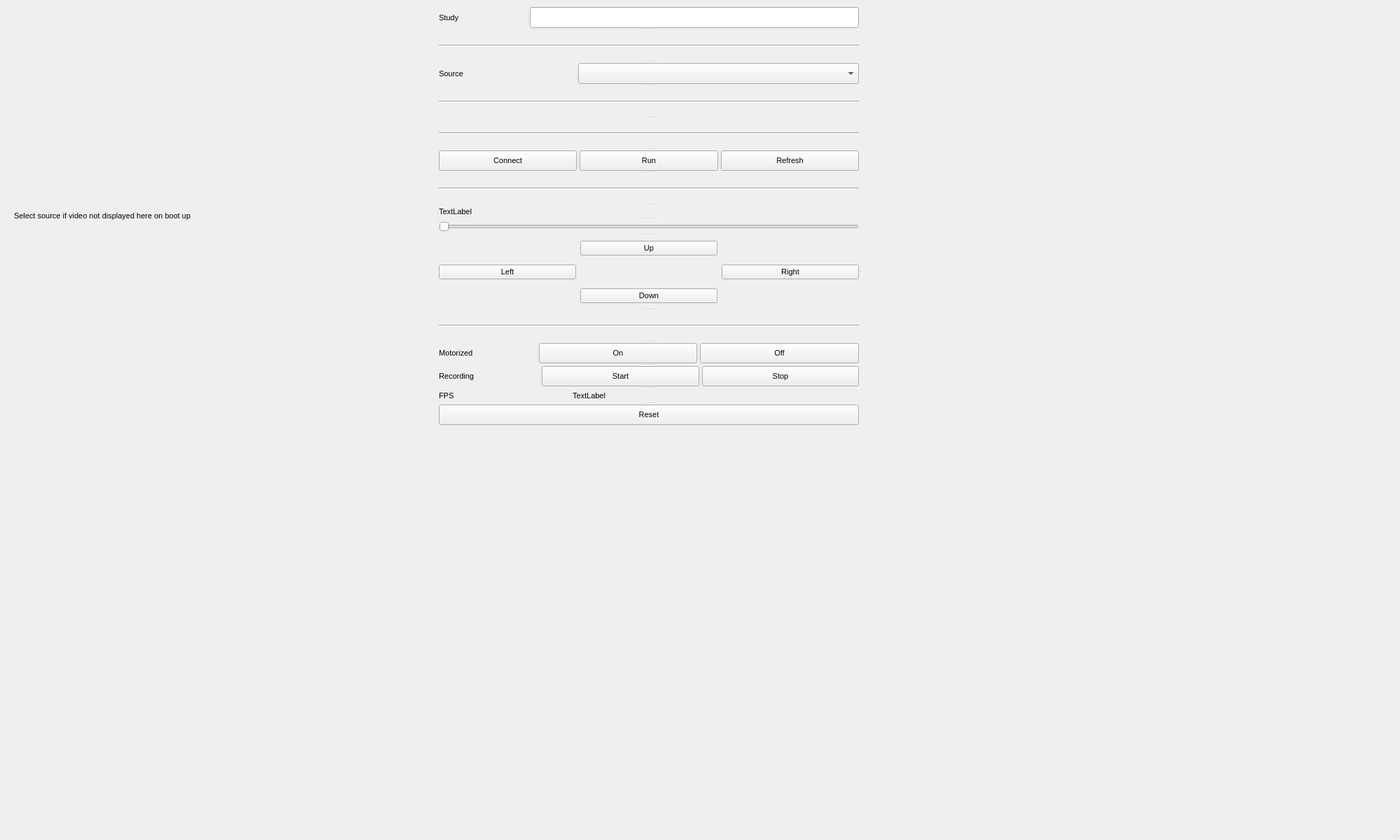
<?xml version="1.0" encoding="UTF-8"?>
<ui version="4.0">
 <class>TrackerUI</class>
 <widget class="QMainWindow" name="TrackerUI">
  <property name="geometry">
   <rect>
    <x>0</x>
    <y>0</y>
    <width>2000</width>
    <height>1200</height>
   </rect>
  </property>
  <property name="minimumSize">
   <size>
    <width>1400</width>
    <height>1200</height>
   </size>
  </property>
  <property name="font">
   <font>
    <pointsize>11</pointsize>
    <weight>50</weight>
    <bold>false</bold>
   </font>
  </property>
  <property name="windowTitle">
   <string>NemPy Tracker</string>
  </property>
  <widget class="QWidget" name="centralwidget">
   <widget class="QSplitter" name="splitter_3">
    <property name="enabled">
     <bool>true</bool>
    </property>
    <property name="geometry">
     <rect>
      <x>20</x>
      <y>10</y>
      <width>1207</width>
      <height>597</height>
     </rect>
    </property>
    <property name="orientation">
     <enum>Qt::Horizontal</enum>
    </property>
    <widget class="QLabel" name="videoFrame">
     <property name="maximumSize">
      <size>
       <width>1280</width>
       <height>1280</height>
      </size>
     </property>
     <property name="font">
      <font>
       <pointsize>8</pointsize>
      </font>
     </property>
     <property name="text">
      <string>Select source if video not displayed here on boot up</string>
     </property>
    </widget>
    <widget class="QSplitter" name="splitter_12">
     <property name="font">
      <font>
       <pointsize>8</pointsize>
      </font>
     </property>
     <property name="orientation">
      <enum>Qt::Vertical</enum>
     </property>
     <widget class="QSplitter" name="splitter">
      <property name="font">
       <font>
        <pointsize>8</pointsize>
       </font>
      </property>
      <property name="orientation">
       <enum>Qt::Horizontal</enum>
      </property>
      <widget class="QLabel" name="studyDesc">
       <property name="font">
        <font>
         <pointsize>8</pointsize>
        </font>
       </property>
       <property name="text">
        <string>Study</string>
       </property>
      </widget>
      <widget class="QLineEdit" name="studyName">
       <property name="font">
        <font>
         <pointsize>8</pointsize>
        </font>
       </property>
      </widget>
     </widget>
     <widget class="Line" name="line_3">
      <property name="font">
       <font>
        <pointsize>8</pointsize>
       </font>
      </property>
      <property name="orientation">
       <enum>Qt::Horizontal</enum>
      </property>
     </widget>
     <widget class="QSplitter" name="splitter_2">
      <property name="font">
       <font>
        <pointsize>8</pointsize>
       </font>
      </property>
      <property name="orientation">
       <enum>Qt::Horizontal</enum>
      </property>
      <widget class="QLabel" name="sourceDesc">
       <property name="font">
        <font>
         <pointsize>8</pointsize>
        </font>
       </property>
       <property name="text">
        <string>Source</string>
       </property>
      </widget>
      <widget class="QComboBox" name="sourceCombo">
       <property name="font">
        <font>
         <pointsize>8</pointsize>
        </font>
       </property>
      </widget>
     </widget>
     <widget class="Line" name="line_6">
      <property name="font">
       <font>
        <pointsize>8</pointsize>
       </font>
      </property>
      <property name="orientation">
       <enum>Qt::Horizontal</enum>
      </property>
     </widget>
     <widget class="Line" name="line_5">
      <property name="font">
       <font>
        <pointsize>8</pointsize>
       </font>
      </property>
      <property name="orientation">
       <enum>Qt::Horizontal</enum>
      </property>
     </widget>
     <widget class="QSplitter" name="splitter_7">
      <property name="font">
       <font>
        <pointsize>8</pointsize>
       </font>
      </property>
      <property name="orientation">
       <enum>Qt::Horizontal</enum>
      </property>
      <widget class="QPushButton" name="buttonConnect">
       <property name="font">
        <font>
         <pointsize>8</pointsize>
        </font>
       </property>
       <property name="text">
        <string>Connect</string>
       </property>
      </widget>
      <widget class="QPushButton" name="buttonRun">
       <property name="font">
        <font>
         <pointsize>8</pointsize>
        </font>
       </property>
       <property name="text">
        <string>Run</string>
       </property>
      </widget>
      <widget class="QPushButton" name="buttonRefresh">
       <property name="font">
        <font>
         <pointsize>8</pointsize>
        </font>
       </property>
       <property name="text">
        <string>Refresh</string>
       </property>
      </widget>
     </widget>
     <widget class="Line" name="line_4">
      <property name="font">
       <font>
        <pointsize>8</pointsize>
       </font>
      </property>
      <property name="orientation">
       <enum>Qt::Horizontal</enum>
      </property>
     </widget>
     <widget class="QSplitter" name="splitter_8">
      <property name="font">
       <font>
        <pointsize>8</pointsize>
       </font>
      </property>
      <property name="orientation">
       <enum>Qt::Vertical</enum>
      </property>
      <widget class="QLabel" name="scaling">
       <property name="font">
        <font>
         <pointsize>8</pointsize>
        </font>
       </property>
       <property name="text">
        <string>TextLabel</string>
       </property>
      </widget>
      <widget class="QSlider" name="scalingSlider">
       <property name="font">
        <font>
         <pointsize>8</pointsize>
        </font>
       </property>
       <property name="minimum">
        <number>1</number>
       </property>
       <property name="maximum">
        <number>30</number>
       </property>
       <property name="orientation">
        <enum>Qt::Horizontal</enum>
       </property>
      </widget>
     </widget>
     <widget class="QWidget" name="">
      <property name="font">
       <font>
        <pointsize>8</pointsize>
       </font>
      </property>
      <layout class="QGridLayout" name="gridLayout">
       <item row="0" column="1">
        <widget class="QPushButton" name="buttonUp">
         <property name="font">
          <font>
           <pointsize>8</pointsize>
          </font>
         </property>
         <property name="text">
          <string>Up</string>
         </property>
        </widget>
       </item>
       <item row="1" column="0">
        <widget class="QPushButton" name="buttonLeft">
         <property name="font">
          <font>
           <pointsize>8</pointsize>
          </font>
         </property>
         <property name="text">
          <string>Left</string>
         </property>
        </widget>
       </item>
       <item row="1" column="2">
        <widget class="QPushButton" name="buttonRight">
         <property name="font">
          <font>
           <pointsize>8</pointsize>
          </font>
         </property>
         <property name="text">
          <string>Right</string>
         </property>
        </widget>
       </item>
       <item row="2" column="1">
        <widget class="QPushButton" name="buttonDown">
         <property name="font">
          <font>
           <pointsize>8</pointsize>
          </font>
         </property>
         <property name="text">
          <string>Down</string>
         </property>
        </widget>
       </item>
      </layout>
     </widget>
     <widget class="Line" name="line">
      <property name="font">
       <font>
        <pointsize>8</pointsize>
       </font>
      </property>
      <property name="orientation">
       <enum>Qt::Horizontal</enum>
      </property>
     </widget>
     <widget class="QSplitter" name="splitter_9">
      <property name="font">
       <font>
        <pointsize>8</pointsize>
       </font>
      </property>
      <property name="orientation">
       <enum>Qt::Horizontal</enum>
      </property>
      <widget class="QLabel" name="motorsDesc">
       <property name="font">
        <font>
         <pointsize>8</pointsize>
        </font>
       </property>
       <property name="text">
        <string>Motorized</string>
       </property>
      </widget>
      <widget class="QPushButton" name="buttonMotorsOn">
       <property name="font">
        <font>
         <pointsize>8</pointsize>
        </font>
       </property>
       <property name="text">
        <string>On</string>
       </property>
      </widget>
      <widget class="QPushButton" name="buttonMotorsOff">
       <property name="font">
        <font>
         <pointsize>8</pointsize>
        </font>
       </property>
       <property name="toolTip">
        <string/>
       </property>
       <property name="text">
        <string>Off</string>
       </property>
      </widget>
     </widget>
     <widget class="QSplitter" name="splitter_10">
      <property name="font">
       <font>
        <pointsize>8</pointsize>
       </font>
      </property>
      <property name="orientation">
       <enum>Qt::Horizontal</enum>
      </property>
      <widget class="QLabel" name="recordingDesc">
       <property name="font">
        <font>
         <pointsize>8</pointsize>
        </font>
       </property>
       <property name="text">
        <string>Recording</string>
       </property>
      </widget>
      <widget class="QPushButton" name="buttonStartRecording">
       <property name="font">
        <font>
         <pointsize>8</pointsize>
        </font>
       </property>
       <property name="text">
        <string>Start</string>
       </property>
      </widget>
      <widget class="QPushButton" name="buttonStopRecording">
       <property name="font">
        <font>
         <pointsize>8</pointsize>
        </font>
       </property>
       <property name="text">
        <string>Stop</string>
       </property>
      </widget>
     </widget>
     <widget class="QSplitter" name="splitter_11">
      <property name="font">
       <font>
        <pointsize>8</pointsize>
       </font>
      </property>
      <property name="orientation">
       <enum>Qt::Horizontal</enum>
      </property>
      <widget class="QLabel" name="fpsDesc">
       <property name="font">
        <font>
         <pointsize>8</pointsize>
        </font>
       </property>
       <property name="text">
        <string>FPS</string>
       </property>
      </widget>
      <widget class="QLabel" name="fps">
       <property name="font">
        <font>
         <pointsize>8</pointsize>
        </font>
       </property>
       <property name="text">
        <string>TextLabel</string>
       </property>
      </widget>
     </widget>
     <widget class="QPushButton" name="buttonReset">
      <property name="font">
       <font>
        <pointsize>8</pointsize>
       </font>
      </property>
      <property name="text">
       <string>Reset</string>
      </property>
     </widget>
    </widget>
   </widget>
  </widget>
  <widget class="QMenuBar" name="menubar">
   <property name="geometry">
    <rect>
     <x>0</x>
     <y>0</y>
     <width>2000</width>
     <height>47</height>
    </rect>
   </property>
  </widget>
  <widget class="QStatusBar" name="statusbar"/>
 </widget>
 <tabstops>
  <tabstop>studyName</tabstop>
  <tabstop>sourceCombo</tabstop>
  <tabstop>buttonConnect</tabstop>
  <tabstop>scalingSlider</tabstop>
  <tabstop>buttonUp</tabstop>
  <tabstop>buttonRight</tabstop>
  <tabstop>buttonDown</tabstop>
  <tabstop>buttonLeft</tabstop>
  <tabstop>buttonMotorsOn</tabstop>
  <tabstop>buttonStartRecording</tabstop>
  <tabstop>buttonStopRecording</tabstop>
  <tabstop>buttonMotorsOff</tabstop>
  <tabstop>buttonRefresh</tabstop>
  <tabstop>buttonReset</tabstop>
  <tabstop>buttonRun</tabstop>
 </tabstops>
 <resources/>
 <connections/>
</ui>
